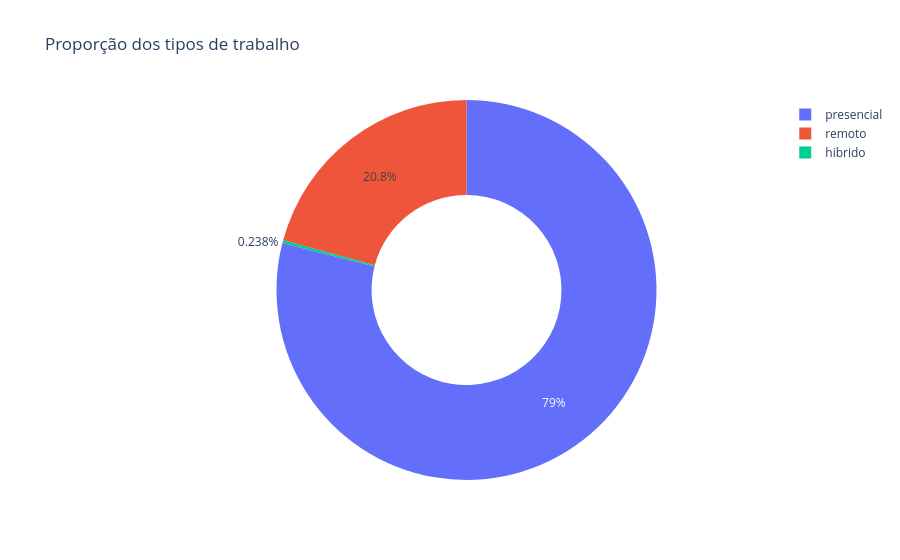

This figure's notebook cell:
### Code cell
remoto_contagem = df_limpo['remoto'].value_counts().reset_index()
remoto_contagem.columns = ['tipo_trabalho', 'quantidade']

fig = px.pie(remoto_contagem,
             names='tipo_trabalho',
             values='quantidade',
             title='Proporção dos tipos de trabalho',
             hole=0.5
          )

fig.show()

### Figure 1 — Plotly figure (JSON) as saved in the notebook; plotly's stock layout.template omitted (floating-point values rounded to 4 significant figures)
{"data": [{"domain": {"x": [0, 1], "y": [0, 1]}, "hole": 0.5, "hovertemplate": "tipo_trabalho=%{label}<br>quantidade=%{value}<extra></extra>", "labels": ["presencial", "remoto", "hibrido"], "legendgroup": "", "name": "", "showlegend": true, "type": "pie", "values": [105305, 27716, 318]}], "layout": {"legend": {"tracegroupgap": 0}, "title": {"text": "Proporção dos tipos de trabalho"}}}
